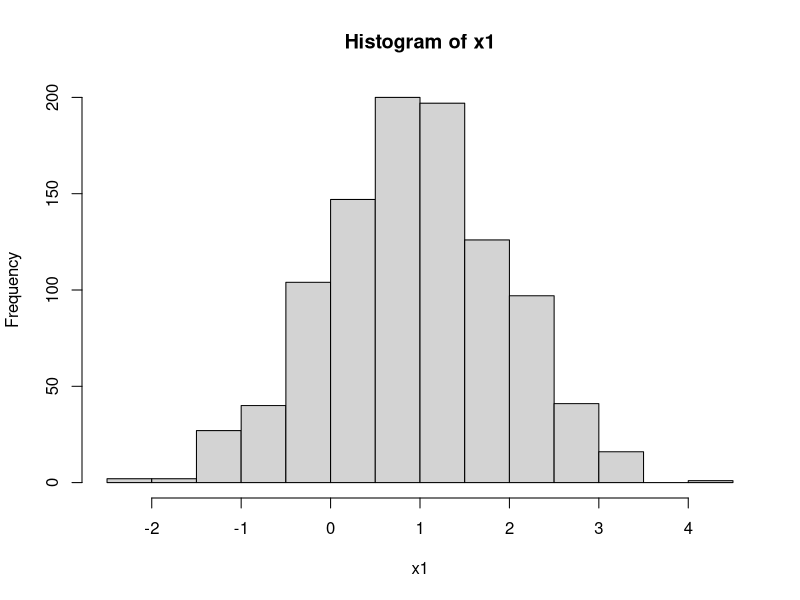
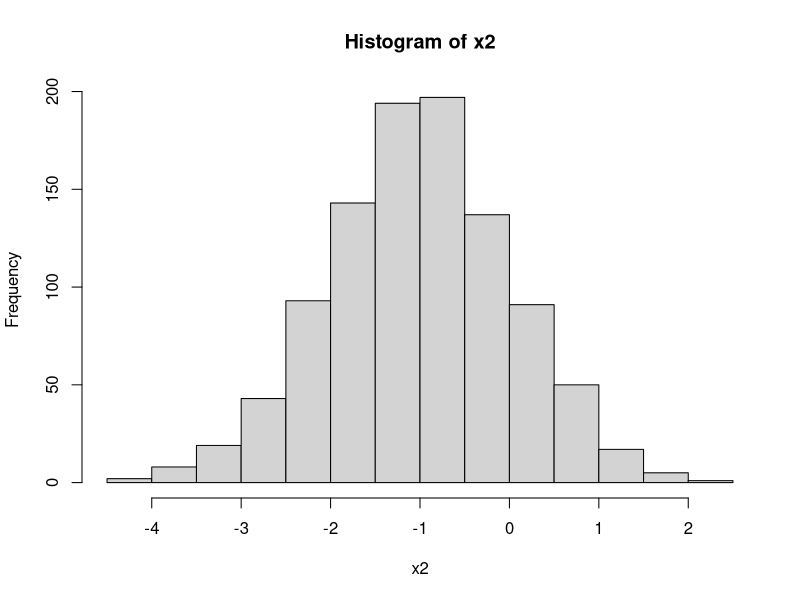

Write R code to recreate these figures, in order.
#t-test example
x1 <- rnorm(1000, mean = 1, sd = 0.99)
x2 <- rnorm(1000, mean = -1, sd = 1.01)

hist(x1)
hist(x2)

t.test(x1, x2)

#results
# data:  x1 and x2
# t = 44.331, df = 1996.2, p-value < 2.2e-16
# alternative hypothesis: true difference in means is not equal to 0
# 95 percent confidence interval:
#   1.907971 2.084599
# sample estimates:
#   mean of x  mean of y 
# 1.0210487 -0.9752365 